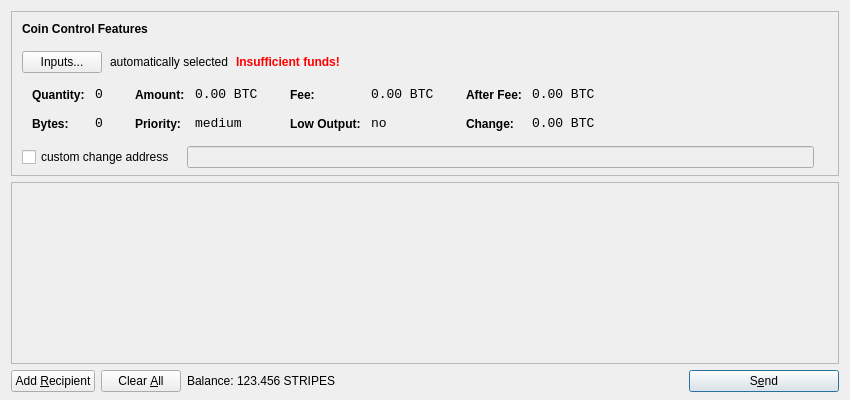
<?xml version="1.0" encoding="UTF-8"?>
<ui version="4.0">
 <class>SendCoinsDialog</class>
 <widget class="QDialog" name="SendCoinsDialog">
  <property name="geometry">
   <rect>
    <x>0</x>
    <y>0</y>
    <width>850</width>
    <height>400</height>
   </rect>
  </property>
  <property name="windowTitle">
   <string>Send Coins</string>
  </property>
  <layout class="QVBoxLayout" name="verticalLayout" stretch="0,1,0">
   <property name="bottomMargin">
    <number>8</number>
   </property>
   <item>
    <widget class="QFrame" name="frameCoinControl">
     <property name="sizePolicy">
      <sizepolicy hsizetype="Expanding" vsizetype="Expanding">
       <horstretch>0</horstretch>
       <verstretch>0</verstretch>
      </sizepolicy>
     </property>
     <property name="maximumSize">
      <size>
       <width>16777215</width>
       <height>16777215</height>
      </size>
     </property>
     <property name="frameShape">
      <enum>QFrame::StyledPanel</enum>
     </property>
     <property name="frameShadow">
      <enum>QFrame::Sunken</enum>
     </property>
     <layout class="QVBoxLayout" name="verticalLayoutCoinControl2">
      <property name="spacing">
       <number>-1</number>
      </property>
      <property name="leftMargin">
       <number>0</number>
      </property>
      <property name="topMargin">
       <number>0</number>
      </property>
      <property name="rightMargin">
       <number>0</number>
      </property>
      <property name="bottomMargin">
       <number>6</number>
      </property>
      <item>
       <layout class="QVBoxLayout" name="verticalLayoutCoinControl" stretch="0,0,0,0,1">
        <property name="spacing">
         <number>0</number>
        </property>
        <property name="leftMargin">
         <number>10</number>
        </property>
        <property name="topMargin">
         <number>10</number>
        </property>
        <item>
         <layout class="QHBoxLayout" name="horizontalLayoutCoinControl1">
          <property name="bottomMargin">
           <number>15</number>
          </property>
          <item>
           <widget class="QLabel" name="labelCoinControlFeatures">
            <property name="sizePolicy">
             <sizepolicy hsizetype="Preferred" vsizetype="Maximum">
              <horstretch>0</horstretch>
              <verstretch>0</verstretch>
             </sizepolicy>
            </property>
            <property name="font">
             <font>
              <weight>75</weight>
              <bold>true</bold>
             </font>
            </property>
            <property name="styleSheet">
             <string notr="true">font-weight:bold;</string>
            </property>
            <property name="text">
             <string>Coin Control Features</string>
            </property>
           </widget>
          </item>
         </layout>
        </item>
        <item>
         <layout class="QHBoxLayout" name="horizontalLayoutCoinControl2" stretch="0,0,0,0">
          <property name="spacing">
           <number>8</number>
          </property>
          <property name="bottomMargin">
           <number>10</number>
          </property>
          <item>
           <widget class="QPushButton" name="pushButtonCoinControl">
            <property name="styleSheet">
             <string notr="true"/>
            </property>
            <property name="text">
             <string>Inputs...</string>
            </property>
           </widget>
          </item>
          <item>
           <widget class="QLabel" name="labelCoinControlAutomaticallySelected">
            <property name="text">
             <string>automatically selected</string>
            </property>
            <property name="margin">
             <number>5</number>
            </property>
           </widget>
          </item>
          <item>
           <widget class="QLabel" name="labelCoinControlInsuffFunds">
            <property name="font">
             <font>
              <weight>75</weight>
              <bold>true</bold>
             </font>
            </property>
            <property name="styleSheet">
             <string notr="true">color:red;font-weight:bold;</string>
            </property>
            <property name="text">
             <string>Insufficient funds!</string>
            </property>
            <property name="margin">
             <number>5</number>
            </property>
           </widget>
          </item>
          <item>
           <spacer name="horizontalSpacerCoinControl">
            <property name="orientation">
             <enum>Qt::Horizontal</enum>
            </property>
            <property name="sizeHint" stdset="0">
             <size>
              <width>40</width>
              <height>1</height>
             </size>
            </property>
           </spacer>
          </item>
         </layout>
        </item>
        <item>
         <widget class="QWidget" name="widgetCoinControl" native="true">
          <property name="sizePolicy">
           <sizepolicy hsizetype="Preferred" vsizetype="Preferred">
            <horstretch>0</horstretch>
            <verstretch>0</verstretch>
           </sizepolicy>
          </property>
          <property name="minimumSize">
           <size>
            <width>0</width>
            <height>0</height>
           </size>
          </property>
          <property name="styleSheet">
           <string notr="true"/>
          </property>
          <layout class="QHBoxLayout" name="horizontalLayoutCoinControl5">
           <property name="margin">
            <number>0</number>
           </property>
           <item>
            <layout class="QHBoxLayout" name="horizontalLayoutCoinControl3" stretch="0,0,0,1">
             <property name="spacing">
              <number>20</number>
             </property>
             <property name="topMargin">
              <number>0</number>
             </property>
             <property name="bottomMargin">
              <number>10</number>
             </property>
             <item>
              <layout class="QFormLayout" name="formLayoutCoinControl1">
               <property name="horizontalSpacing">
                <number>10</number>
               </property>
               <property name="verticalSpacing">
                <number>14</number>
               </property>
               <property name="leftMargin">
                <number>10</number>
               </property>
               <property name="topMargin">
                <number>4</number>
               </property>
               <property name="rightMargin">
                <number>6</number>
               </property>
               <item row="0" column="0">
                <widget class="QLabel" name="labelCoinControlQuantityText">
                 <property name="styleSheet">
                  <string notr="true">font-weight:bold;</string>
                 </property>
                 <property name="text">
                  <string>Quantity:</string>
                 </property>
                 <property name="margin">
                  <number>0</number>
                 </property>
                </widget>
               </item>
               <item row="0" column="1">
                <widget class="QLabel" name="labelCoinControlQuantity">
                 <property name="font">
                  <font>
                   <family>Monospace</family>
                   <pointsize>10</pointsize>
                  </font>
                 </property>
                 <property name="cursor">
                  <cursorShape>IBeamCursor</cursorShape>
                 </property>
                 <property name="contextMenuPolicy">
                  <enum>Qt::ActionsContextMenu</enum>
                 </property>
                 <property name="text">
                  <string notr="true">0</string>
                 </property>
                 <property name="margin">
                  <number>0</number>
                 </property>
                 <property name="textInteractionFlags">
                  <set>Qt::LinksAccessibleByMouse|Qt::TextSelectableByKeyboard|Qt::TextSelectableByMouse</set>
                 </property>
                </widget>
               </item>
               <item row="1" column="0">
                <widget class="QLabel" name="labelCoinControlBytesText">
                 <property name="styleSheet">
                  <string notr="true">font-weight:bold;</string>
                 </property>
                 <property name="text">
                  <string>Bytes:</string>
                 </property>
                </widget>
               </item>
               <item row="1" column="1">
                <widget class="QLabel" name="labelCoinControlBytes">
                 <property name="font">
                  <font>
                   <family>Monospace</family>
                   <pointsize>10</pointsize>
                  </font>
                 </property>
                 <property name="cursor">
                  <cursorShape>IBeamCursor</cursorShape>
                 </property>
                 <property name="contextMenuPolicy">
                  <enum>Qt::ActionsContextMenu</enum>
                 </property>
                 <property name="text">
                  <string notr="true">0</string>
                 </property>
                 <property name="textInteractionFlags">
                  <set>Qt::LinksAccessibleByMouse|Qt::TextSelectableByKeyboard|Qt::TextSelectableByMouse</set>
                 </property>
                </widget>
               </item>
              </layout>
             </item>
             <item>
              <layout class="QFormLayout" name="formLayoutCoinControl2">
               <property name="horizontalSpacing">
                <number>10</number>
               </property>
               <property name="verticalSpacing">
                <number>14</number>
               </property>
               <property name="leftMargin">
                <number>6</number>
               </property>
               <property name="topMargin">
                <number>4</number>
               </property>
               <property name="rightMargin">
                <number>6</number>
               </property>
               <item row="0" column="0">
                <widget class="QLabel" name="labelCoinControlAmountText">
                 <property name="styleSheet">
                  <string notr="true">font-weight:bold;</string>
                 </property>
                 <property name="text">
                  <string>Amount:</string>
                 </property>
                 <property name="margin">
                  <number>0</number>
                 </property>
                </widget>
               </item>
               <item row="0" column="1">
                <widget class="QLabel" name="labelCoinControlAmount">
                 <property name="font">
                  <font>
                   <family>Monospace</family>
                   <pointsize>10</pointsize>
                  </font>
                 </property>
                 <property name="cursor">
                  <cursorShape>IBeamCursor</cursorShape>
                 </property>
                 <property name="contextMenuPolicy">
                  <enum>Qt::ActionsContextMenu</enum>
                 </property>
                 <property name="text">
                  <string notr="true">0.00 BTC</string>
                 </property>
                 <property name="textInteractionFlags">
                  <set>Qt::LinksAccessibleByMouse|Qt::TextSelectableByKeyboard|Qt::TextSelectableByMouse</set>
                 </property>
                </widget>
               </item>
               <item row="1" column="0">
                <widget class="QLabel" name="labelCoinControlPriorityText">
                 <property name="styleSheet">
                  <string notr="true">font-weight:bold;</string>
                 </property>
                 <property name="text">
                  <string>Priority:</string>
                 </property>
                </widget>
               </item>
               <item row="1" column="1">
                <widget class="QLabel" name="labelCoinControlPriority">
                 <property name="font">
                  <font>
                   <family>Monospace</family>
                   <pointsize>10</pointsize>
                  </font>
                 </property>
                 <property name="cursor">
                  <cursorShape>IBeamCursor</cursorShape>
                 </property>
                 <property name="contextMenuPolicy">
                  <enum>Qt::ActionsContextMenu</enum>
                 </property>
                 <property name="text">
                  <string>medium</string>
                 </property>
                 <property name="textInteractionFlags">
                  <set>Qt::LinksAccessibleByMouse|Qt::TextSelectableByKeyboard|Qt::TextSelectableByMouse</set>
                 </property>
                </widget>
               </item>
              </layout>
             </item>
             <item>
              <layout class="QFormLayout" name="formLayoutCoinControl3">
               <property name="horizontalSpacing">
                <number>10</number>
               </property>
               <property name="verticalSpacing">
                <number>14</number>
               </property>
               <property name="leftMargin">
                <number>6</number>
               </property>
               <property name="topMargin">
                <number>4</number>
               </property>
               <property name="rightMargin">
                <number>6</number>
               </property>
               <item row="0" column="0">
                <widget class="QLabel" name="labelCoinControlFeeText">
                 <property name="styleSheet">
                  <string notr="true">font-weight:bold;</string>
                 </property>
                 <property name="text">
                  <string>Fee:</string>
                 </property>
                 <property name="margin">
                  <number>0</number>
                 </property>
                </widget>
               </item>
               <item row="0" column="1">
                <widget class="QLabel" name="labelCoinControlFee">
                 <property name="font">
                  <font>
                   <family>Monospace</family>
                   <pointsize>10</pointsize>
                  </font>
                 </property>
                 <property name="cursor">
                  <cursorShape>IBeamCursor</cursorShape>
                 </property>
                 <property name="contextMenuPolicy">
                  <enum>Qt::ActionsContextMenu</enum>
                 </property>
                 <property name="text">
                  <string notr="true">0.00 BTC</string>
                 </property>
                 <property name="textInteractionFlags">
                  <set>Qt::LinksAccessibleByMouse|Qt::TextSelectableByKeyboard|Qt::TextSelectableByMouse</set>
                 </property>
                </widget>
               </item>
               <item row="1" column="0">
                <widget class="QLabel" name="labelCoinControlLowOutputText">
                 <property name="styleSheet">
                  <string notr="true">font-weight:bold;</string>
                 </property>
                 <property name="text">
                  <string>Low Output:</string>
                 </property>
                </widget>
               </item>
               <item row="1" column="1">
                <widget class="QLabel" name="labelCoinControlLowOutput">
                 <property name="font">
                  <font>
                   <family>Monospace</family>
                   <pointsize>10</pointsize>
                  </font>
                 </property>
                 <property name="cursor">
                  <cursorShape>IBeamCursor</cursorShape>
                 </property>
                 <property name="contextMenuPolicy">
                  <enum>Qt::ActionsContextMenu</enum>
                 </property>
                 <property name="text">
                  <string>no</string>
                 </property>
                 <property name="textInteractionFlags">
                  <set>Qt::LinksAccessibleByMouse|Qt::TextSelectableByKeyboard|Qt::TextSelectableByMouse</set>
                 </property>
                </widget>
               </item>
              </layout>
             </item>
             <item>
              <layout class="QFormLayout" name="formLayoutCoinControl4">
               <property name="horizontalSpacing">
                <number>10</number>
               </property>
               <property name="verticalSpacing">
                <number>14</number>
               </property>
               <property name="leftMargin">
                <number>6</number>
               </property>
               <property name="topMargin">
                <number>4</number>
               </property>
               <property name="rightMargin">
                <number>6</number>
               </property>
               <item row="0" column="0">
                <widget class="QLabel" name="labelCoinControlAfterFeeText">
                 <property name="styleSheet">
                  <string notr="true">font-weight:bold;</string>
                 </property>
                 <property name="text">
                  <string>After Fee:</string>
                 </property>
                 <property name="margin">
                  <number>0</number>
                 </property>
                </widget>
               </item>
               <item row="0" column="1">
                <widget class="QLabel" name="labelCoinControlAfterFee">
                 <property name="font">
                  <font>
                   <family>Monospace</family>
                   <pointsize>10</pointsize>
                  </font>
                 </property>
                 <property name="cursor">
                  <cursorShape>IBeamCursor</cursorShape>
                 </property>
                 <property name="contextMenuPolicy">
                  <enum>Qt::ActionsContextMenu</enum>
                 </property>
                 <property name="text">
                  <string notr="true">0.00 BTC</string>
                 </property>
                 <property name="textInteractionFlags">
                  <set>Qt::LinksAccessibleByMouse|Qt::TextSelectableByKeyboard|Qt::TextSelectableByMouse</set>
                 </property>
                </widget>
               </item>
               <item row="1" column="0">
                <widget class="QLabel" name="labelCoinControlChangeText">
                 <property name="styleSheet">
                  <string notr="true">font-weight:bold;</string>
                 </property>
                 <property name="text">
                  <string>Change:</string>
                 </property>
                </widget>
               </item>
               <item row="1" column="1">
                <widget class="QLabel" name="labelCoinControlChange">
                 <property name="font">
                  <font>
                   <family>Monospace</family>
                   <pointsize>10</pointsize>
                  </font>
                 </property>
                 <property name="cursor">
                  <cursorShape>IBeamCursor</cursorShape>
                 </property>
                 <property name="contextMenuPolicy">
                  <enum>Qt::ActionsContextMenu</enum>
                 </property>
                 <property name="text">
                  <string notr="true">0.00 BTC</string>
                 </property>
                 <property name="textInteractionFlags">
                  <set>Qt::LinksAccessibleByMouse|Qt::TextSelectableByKeyboard|Qt::TextSelectableByMouse</set>
                 </property>
                </widget>
               </item>
              </layout>
             </item>
            </layout>
           </item>
          </layout>
         </widget>
        </item>
        <item>
         <layout class="QHBoxLayout" name="horizontalLayoutCoinControl4" stretch="0,0,0">
          <property name="spacing">
           <number>12</number>
          </property>
          <property name="sizeConstraint">
           <enum>QLayout::SetDefaultConstraint</enum>
          </property>
          <property name="topMargin">
           <number>5</number>
          </property>
          <property name="rightMargin">
           <number>5</number>
          </property>
          <item>
           <widget class="QCheckBox" name="checkBoxCoinControlChange">
            <property name="text">
             <string>custom change address</string>
            </property>
           </widget>
          </item>
          <item>
           <widget class="QLineEdit" name="lineEditCoinControlChange">
            <property name="enabled">
             <bool>false</bool>
            </property>
            <property name="sizePolicy">
             <sizepolicy hsizetype="Expanding" vsizetype="Fixed">
              <horstretch>0</horstretch>
              <verstretch>0</verstretch>
             </sizepolicy>
            </property>
           </widget>
          </item>
          <item>
           <widget class="QLabel" name="labelCoinControlChangeLabel">
            <property name="sizePolicy">
             <sizepolicy hsizetype="Preferred" vsizetype="Expanding">
              <horstretch>0</horstretch>
              <verstretch>0</verstretch>
             </sizepolicy>
            </property>
            <property name="minimumSize">
             <size>
              <width>0</width>
              <height>0</height>
             </size>
            </property>
            <property name="text">
             <string/>
            </property>
            <property name="margin">
             <number>3</number>
            </property>
           </widget>
          </item>
         </layout>
        </item>
        <item>
         <spacer name="verticalSpacerCoinControl">
          <property name="orientation">
           <enum>Qt::Vertical</enum>
          </property>
          <property name="sizeHint" stdset="0">
           <size>
            <width>800</width>
            <height>1</height>
           </size>
          </property>
         </spacer>
        </item>
       </layout>
      </item>
     </layout>
    </widget>
   </item>
   <item>
    <widget class="QScrollArea" name="scrollArea">
     <property name="widgetResizable">
      <bool>true</bool>
     </property>
     <widget class="QWidget" name="scrollAreaWidgetContents">
      <property name="geometry">
       <rect>
        <x>0</x>
        <y>0</y>
        <width>830</width>
        <height>165</height>
       </rect>
      </property>
      <layout class="QVBoxLayout" name="verticalLayout_2">
       <property name="margin">
        <number>0</number>
       </property>
       <item>
        <layout class="QVBoxLayout" name="entries">
         <property name="spacing">
          <number>6</number>
         </property>
        </layout>
       </item>
       <item>
        <spacer name="verticalSpacer">
         <property name="orientation">
          <enum>Qt::Vertical</enum>
         </property>
         <property name="sizeHint" stdset="0">
          <size>
           <width>20</width>
           <height>40</height>
          </size>
         </property>
        </spacer>
       </item>
      </layout>
     </widget>
    </widget>
   </item>
   <item>
    <layout class="QHBoxLayout" name="horizontalLayout">
     <item>
      <widget class="QPushButton" name="addButton">
       <property name="toolTip">
        <string>Send to multiple recipients at once</string>
       </property>
       <property name="text">
        <string>Add &amp;Recipient</string>
       </property>
       <property name="icon">
        <iconset resource="../bitcoin.qrc">
         <normaloff>:/icons/add</normaloff>:/icons/add</iconset>
       </property>
       <property name="autoDefault">
        <bool>false</bool>
       </property>
      </widget>
     </item>
     <item>
      <widget class="QPushButton" name="clearButton">
       <property name="sizePolicy">
        <sizepolicy hsizetype="Minimum" vsizetype="Fixed">
         <horstretch>0</horstretch>
         <verstretch>0</verstretch>
        </sizepolicy>
       </property>
       <property name="toolTip">
        <string>Remove all transaction fields</string>
       </property>
       <property name="text">
        <string>Clear &amp;All</string>
       </property>
       <property name="icon">
        <iconset resource="../bitcoin.qrc">
         <normaloff>:/icons/remove</normaloff>:/icons/remove</iconset>
       </property>
       <property name="autoRepeatDelay">
        <number>300</number>
       </property>
       <property name="autoDefault">
        <bool>false</bool>
       </property>
      </widget>
     </item>
     <item>
      <layout class="QHBoxLayout" name="horizontalLayout_2">
       <property name="spacing">
        <number>3</number>
       </property>
       <item>
        <widget class="QLabel" name="label">
         <property name="text">
          <string>Balance:</string>
         </property>
        </widget>
       </item>
       <item>
        <widget class="QLabel" name="labelBalance">
         <property name="cursor">
          <cursorShape>IBeamCursor</cursorShape>
         </property>
         <property name="text">
          <string>123.456 STRIPES</string>
         </property>
         <property name="textInteractionFlags">
          <set>Qt::LinksAccessibleByMouse|Qt::TextSelectableByKeyboard|Qt::TextSelectableByMouse</set>
         </property>
        </widget>
       </item>
      </layout>
     </item>
     <item>
      <spacer name="horizontalSpacer">
       <property name="orientation">
        <enum>Qt::Horizontal</enum>
       </property>
       <property name="sizeHint" stdset="0">
        <size>
         <width>40</width>
         <height>20</height>
        </size>
       </property>
      </spacer>
     </item>
     <item>
      <widget class="QPushButton" name="sendButton">
       <property name="minimumSize">
        <size>
         <width>150</width>
         <height>0</height>
        </size>
       </property>
       <property name="toolTip">
        <string>Confirm the send action</string>
       </property>
       <property name="text">
        <string>S&amp;end</string>
       </property>
       <property name="icon">
        <iconset resource="../bitcoin.qrc">
         <normaloff>:/icons/send</normaloff>:/icons/send</iconset>
       </property>
       <property name="default">
        <bool>true</bool>
       </property>
      </widget>
     </item>
    </layout>
   </item>
  </layout>
 </widget>
 <resources>
  <include location="../bitcoin.qrc"/>
 </resources>
 <connections/>
</ui>
